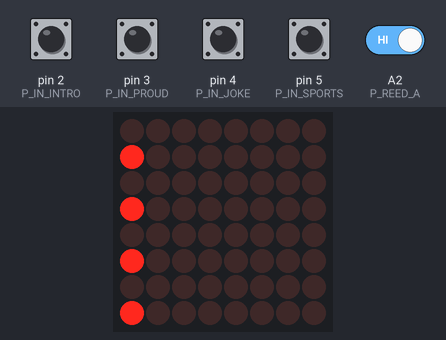
Simulated run of this sketch. Board: Arduino Uno, built with avr-gcc and run on an emulated ATmega328P. Parts: 8×8 LED matrix. The test bench sets the inputs (shaded band); at power-on: A2 (P_REED_A), pin 2 (P_IN_INTRO), pin 3 (P_IN_PROUD), pin 4 (P_IN_JOKE), pin 5 (P_IN_SPORTS) HIGH. Storage starts empty; random numbers use the default seed unless the sketch sets one; the audio player accepts every command and is not drawn.

Above: at 1.0 s.

The sketch:

K12_KITT_Voicebox.ino
```cpp
#include <TMRpcm.h>
#include <SPI.h>
#include <SD.h>

#include "LedControl.h"

/**
 * K12 KITT Voicebox
 * Copyright (C) 2020 Julius Clasen
 * Licensed under GNU AGPLv3
 * (See LICENSE for full license)
 */

/**
 * Overview of files on SD card:
 * IAMKITT.WAV - "I am the voice of Knight Industry 200s microprocessor. K.I.T.T. for easy reference. KITT if you prefer."
 *
 * KPHANDS.WAV - "I'd prefer it if you'd kindly keep your hands to yourself."
 * OWNERS.WAV  - "You are not the proper owners of this vehicle, so either you get out or I will take the appropriate measures."
 *
 * HOCKEY.WAV  - "The similarity of hockey and a war between various caveman tribes on a frozen lake bears a very close parallel."
 * LSPORT.WAV  - "I must confess, I have a difficult time computing the logic of this sport... as you insist on calling it."
 *
 * DASH.WAV    - "I don't have a strange-looking dash. I'm proud of my dash."
 * RRSCAN.WAV  - "Can a Rolls-Royce do computer scans?"
 * ARGUE.WAV   - "I don't argue, I merely correct improper calculations."
 *
 * KEY0.WAV    - Key 0 beep
 * KEY1.WAV    - Key 1 beep
 * KEY2.WAV    - Key 2 beep
 * KEY3.WAV    - Key 3 beep
 */

//Pin definitions
#define P_MAX_DIN   6
#define P_MAX_CLK   8
#define P_MAX_CS    7

#define P_SPEAKER   9
#define P_SD_CS    10
#define P_AUDIO_IN A0

#define P_REED_A   A2

#define P_IN_INTRO  2
#define P_IN_PROUD  3
#define P_IN_JOKE   4
#define P_IN_SPORTS 5

LedControl lc = LedControl(P_MAX_DIN, P_MAX_CLK, P_MAX_CS, 1);
TMRpcm tmrpcm;

boolean hoodClosed;

void setup()
{
  //Initialize some pins
  pinMode(P_IN_INTRO, INPUT_PULLUP);
  pinMode(P_IN_PROUD, INPUT_PULLUP);
  pinMode(P_IN_JOKE, INPUT_PULLUP);
  pinMode(P_IN_SPORTS, INPUT_PULLUP);
  pinMode(P_AUDIO_IN, INPUT);

  //Wake up the chip
  lc.shutdown(0, false);
  //Medium brightness
  lc.setIntensity(0, 12); //Used to be 8
  lc.clearDisplay(0);

  //Initialize audio
  tmrpcm.speakerPin = P_SPEAKER;
  //tmrpcm.setVolume(7);
  SD.begin(P_SD_CS);

  startSequence();
}

void loop()
{
  //TODO
  //displayVUMeter(analogRead(P_AUDIO_IN));
  //delay(100);

  //Check reed contact
  if(digitalRead(P_REED_A) == LOW) //Magnet is close -> Hood is closed
  {
    lc.setLed(0, 7, 0, true);
    hoodClosed = true;
  }
  else //Magnet is away -> Hood has been opened
  {
    lc.setLed(0, 7, 0, false);

    //Hood was closed, is now open -> play sound file
    if(hoodClosed)
    {
      tmrpcm.play("KPHANDS.WAV");
    }

    hoodClosed = false;
  }

  //Check all buttons
  if(digitalRead(P_IN_INTRO) == LOW)
  {
    tmrpcm.play("IAMKITT.WAV");
  }
  else if(digitalRead(P_IN_PROUD) == LOW)
  {
    switch(random(0, 3))
    {
      case 0:
      {
        tmrpcm.play("DASH.WAV");
        break;
      }
      case 1:
      {
        tmrpcm.play("RRSCAN.WAV");
        break;
      }
      case 2:
      {
        tmrpcm.play("ARGUE.WAV");
        break;
      }
    }
  }
  else if(digitalRead(P_IN_JOKE) == LOW)
  {

  }
  else if(digitalRead(P_IN_SPORTS) == LOW)
  {
    switch(random(0, 2))
    {
      case 0:
      {
        tmrpcm.play("HOCKEY.WAV");
        break;
      }
      case 1:
      {
        tmrpcm.play("LSPORT.WAV");
        break;
      }
    }
  }
}

void displayVUMeter(int value)
{
  //Precalculations (we need the number of LEDs to light up)
  int num = (value * 8) / 1000; //Should really be /1024, but we'd never reach full amplitude because of the analog input
  //Center
  for(int i = 0; i < 8; i++)
  {
    if(i >= (4 - (num / 2)) && i < (4 + (num / 2)))
    {
      lc.setLed(0, i, 4, true);
      lc.setLed(0, i, 5, true);
    }
    else
    {
      lc.setLed(0, i, 4, false);
      lc.setLed(0, i, 5, false);
    }
  }

  //Scale value
  num = (num * 6) / 8;
  //Left and Right
  for(int i = 0; i < 8; i++)
  {
    if(i >= (4 - (num / 2)) && i < (4 + (num / 2)))
    {
      lc.setLed(0, i, 2, true);
      lc.setLed(0, i, 3, true);
      lc.setLed(0, i, 6, true);
      lc.setLed(0, i, 7, true);
    }
    else
    {
      lc.setLed(0, i, 2, false);
      lc.setLed(0, i, 3, false);
      lc.setLed(0, i, 6, false);
      lc.setLed(0, i, 7, false);
    }
  }
}

void startSequence()
{
  tmrpcm.play("KEY0.WAV");
  lc.setLed(0, 7, 0, true);
  delay(300);

  tmrpcm.play("KEY1.WAV");
  lc.setLed(0, 5, 0, true);
  delay(300);

  tmrpcm.play("KEY2.WAV");
  lc.setLed(0, 3, 0, true);
  delay(300);

  tmrpcm.play("KEY3.WAV");
  lc.setLed(0, 1, 0, true);
  delay(300);

  lc.setLed(0, 7, 0, false);
  lc.setLed(0, 5, 0, false);
  lc.setLed(0, 3, 0, false);
  lc.setLed(0, 1, 0, false);
}
```
